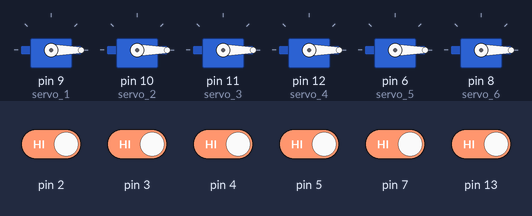
A sketch run on a simulated Arduino Uno, built with avr-gcc and run on an emulated ATmega328P. On the bench: 6 × servo. The inputs (shaded band) are chosen by the test bench; at power-on: pin 2–5, pin 7, pin 13 HIGH.

Above: at 1.2 s.
1.3 s: pin 2 driven LOW
At 2.28 s:
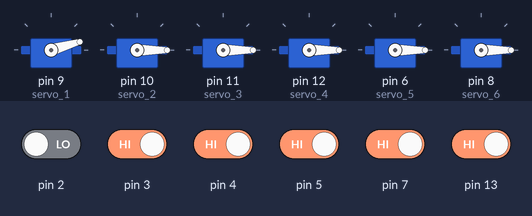
4.3 s: pin 3 driven LOW
At 4.76 s:
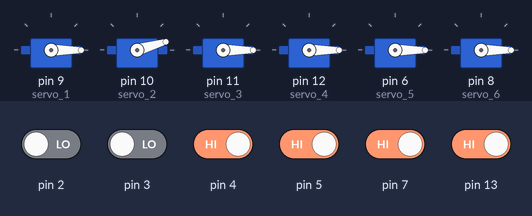
7.3 s: pin 4 driven LOW
At 7.84 s:
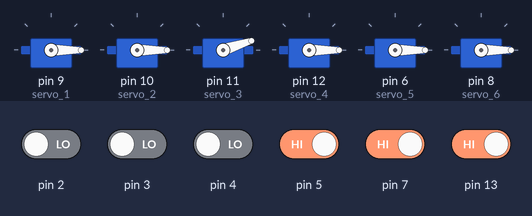
10.3 s: pin 5 driven LOW
At 12.16 s:
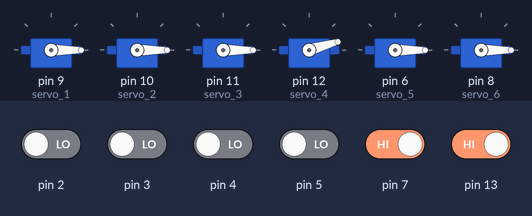
13.3 s: pin 7 driven LOW
At 15.22 s:
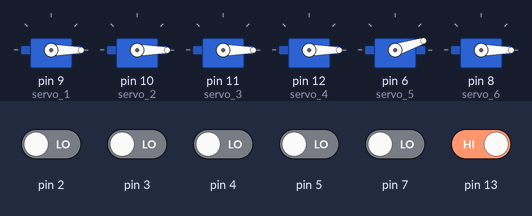
16.3 s: pin 13 driven LOW
At 18.91 s:
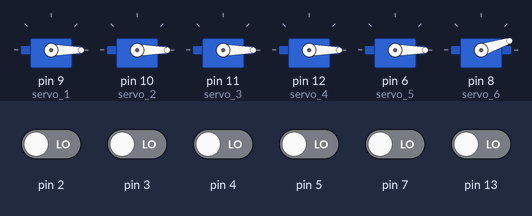
Timing chart, 0 to 20.3 s (numbered marks = the images above; inputs shaded):
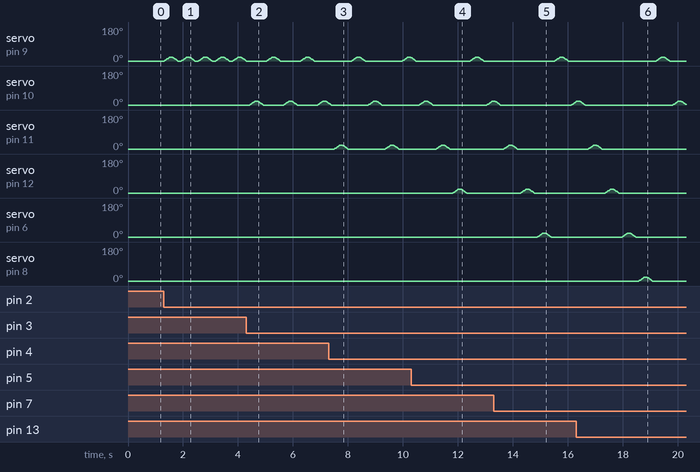

The sketch:

6_Servo_con_pulsadorOK.ino
```cpp
#include <Servo.h>

Servo servo_1;  //SERVO 1

Servo servo_2;  //SERVO 2

Servo servo_3;  //SERVO 3

Servo servo_4;  //SERVO 4

Servo servo_5;  //SERVO 5

Servo servo_6;  //SERVO 6

int estado1 = 0;
int estado2 = 0;
int estado3 = 0;
int estado4 = 0;
int estado5 = 0;
int estado6 = 0;

int retardo = 10;


int angulo = 20;

void setup() {

  pinMode(2, INPUT);
  servo_1.attach(9);
  servo_1.write(0);

  pinMode(3, INPUT);
  servo_2.attach(10);
  servo_2.write(0);

  pinMode(4, INPUT);
  servo_3.attach(11);
  servo_3.write(0);

  pinMode(5, INPUT);
  servo_4.attach(12);
  servo_4.write(0);

pinMode(7, INPUT);
  servo_5.attach(6);
  servo_5.write(0);

pinMode(13, INPUT);
  servo_6.attach(8);
  servo_6.write(0);
}

void loop() {

  //SERVO 1

  if (digitalRead(2) == 0 && estado1 == 0) {
    for (int pos = 0; pos < angulo; pos++) {
      servo_1.write(pos);
      delay(retardo);
    }

    estado1 = 1;
    delay(100);
  }

  if (digitalRead(2) == 0 && estado1 == 1) {
    for (int pos = angulo; pos >= 0; pos--) {
      servo_1.write(pos);
      delay(retardo);
    }

    estado1 = 0;
    delay(100);
  }

  // SERVO 2

  if (digitalRead(3) == 0 && estado2 == 0) {
    for (int pos = 0; pos < angulo; pos++) {
      servo_2.write(pos);
      delay(retardo);
    }

    estado2 = 1;
    delay(100);
  }

  if (digitalRead(3) == 0 && estado2 == 1) {
    for (int pos = angulo; pos >= 0; pos--) {
      servo_2.write(pos);
      delay(retardo);
    }

    estado2 = 0;
    delay(100);
  }

  // SERVO 3

  if (digitalRead(4) == 0 && estado3 == 0) {
    for (int pos = 0; pos < angulo; pos++) {
      servo_3.write(pos);
      delay(retardo);
    }

    estado3 = 1;
    delay(100);
  }

  if (digitalRead(4) == 0 && estado3 == 1) {
    for (int pos = angulo; pos >= 0; pos--) {
      servo_3.write(pos);
      delay(retardo);
    }

    estado3 = 0;
    delay(100);
  }
    // SERVO 4

  if (digitalRead(5) == 0 && estado4 == 0) {
    for (int pos = 0; pos < angulo; pos++) {
      servo_4.write(pos);
      delay(retardo);
    }

    estado4 = 1;
    delay(100);
  }

  if (digitalRead(5) == 0 && estado4 == 1) {
    for (int pos = angulo; pos >= 0; pos--) {
      servo_4.write(pos);
      delay(retardo);
    }

    estado4 = 0;
    delay(100);
  }

 // SERVO 5

  if (digitalRead(7) == 0 && estado5 == 0) {
    for (int pos = 0; pos < angulo; pos++) {
      servo_5.write(pos);
      delay(retardo);
    }

    estado5 = 1;
    delay(100);
  }

  if (digitalRead(7) == 0 && estado5 == 1) {
    for (int pos = angulo; pos >= 0; pos--) {
      servo_5.write(pos);
      delay(retardo);
    }

    estado5 = 0;
    delay(100);
  }

// SERVO 6

  if (digitalRead(13) == 0 && estado6 == 0) {
    for (int pos = 0; pos < angulo; pos++) {
      servo_6.write(pos);
      delay(retardo);
    }

    estado6 = 1;
    delay(100);
  }

  if (digitalRead(13) == 0 && estado6 == 1) {
    for (int pos = angulo; pos >= 0; pos--) {
      servo_6.write(pos);
      delay(retardo);
    }

    estado6 = 0;
    delay(100);
  }


  delay(10);  // Delay a little bit to improve simulation performance
}
```

Measured:
- after the input at 10.3 s, servo on pin 12 (servo_4): rises from 0° to 20° in 0.29 s, then falls to 0° in 0.20 s
- after the input at 13.3 s, servo on pin 6 (servo_5): rises from 0° to 20° in 0.29 s, then falls to 0° in 0.20 s
- after the input at 16.3 s, servo on pin 11 (servo_3): goes on until 17.2 s, then stays 0°; servo on pin 8 (servo_6): rises from 0° to 20° in 0.29 s, then falls to 0° in 0.20 s
